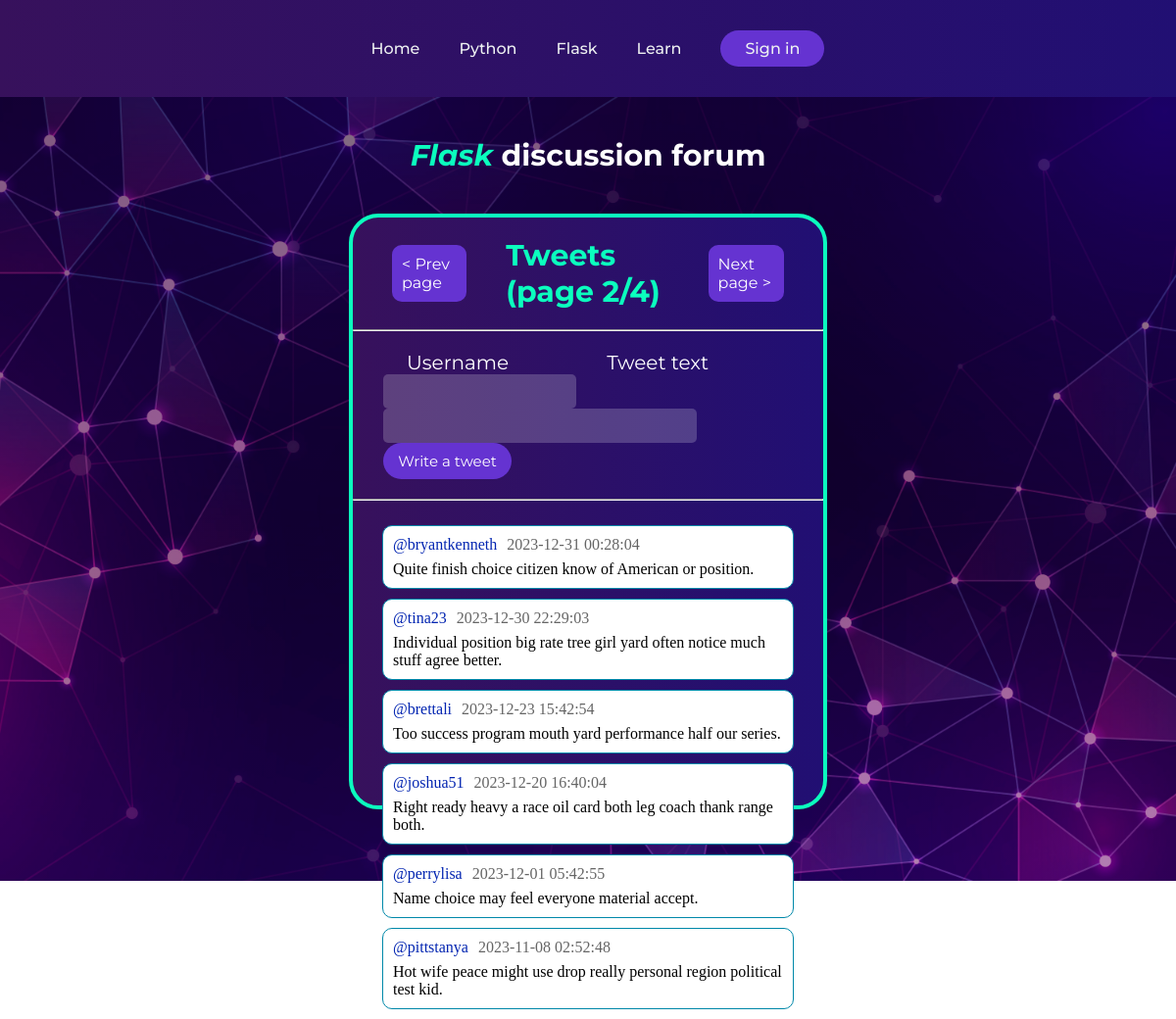
Screenshot of /flask?page=2 with the database file from the repository.
### website_app/models.py (models this page shows)
class FlTweet(db.Model):
    __tablename__ = 'fl_tweets'
    id = db.Column(db.Integer, primary_key=True)
    tweet_text = db.Column(db.String(200), nullable=False)
    date = db.Column(db.DateTime, default=func.now())
    username = db.Column(db.String(100), nullable=False)

### website_app/views.py (the view)
@views.route("/flask")
def flask_index():
    page = request.args.get('page', default=1, type=int)
    offset = (page - 1) * ITEMS_PER_PAGE
    tweets = FlTweet.query.order_by(FlTweet.date.desc()).offset(offset).limit(ITEMS_PER_PAGE).all()
    total_pages_amount = 1 if FlTweet.query.count() == 0 else math.ceil(FlTweet.query.count() / 6)
    return render_template("flask.html", tweets=tweets, pg=page, total_pg=total_pages_amount)

### website_app/__init__.py (called while the page is built)
def create_app():
    app = Flask(__name__, template_folder="templates")
    app.register_blueprint(views, url_prefix='/')
    app.config['SECRET_KEY'] = SECRET_KEY
    app.config['SQLALCHEMY_DATABASE_URI'] = f'sqlite:///{DB_NAME}'
    db.init_app(app)
    create_database(app)
    @app.template_filter('ceil')
    def ceil_filter(value):
        return math.ceil(value)
    @app.template_filter('length')
    def length_filter(arr: list):
        return len(arr)
    return app

### website_app/templates/flask.html (shortened to what this page needs)
{% extends "base.html" %}
{% block style %} <link rel="stylesheet" href="{{ url_for('static', filename='css/style_flask.css') }}"> {% endblock %}
{% block content %}
<header>
    <nav class="navbar">
        <ul>
            <a href="{{ url_for('views.index') }}"><li>Home</li></a>
            <a href="{{ url_for('views.python_index') }}"><li>Python</li></a>
            <a href="{{ url_for('views.flask_index') }}"><li>Flask</li></a>
            <a href="{{ url_for('views.learn_index') }}"><li>Learn</li></a>
        </ul>
        <a href="{{ url_for('views.signin') }}">
            <button>Sign in</button>
        </a>
    </nav>
</header>
<section class="main">
    <h1><span style="color:rgb(11, 255, 190); font-style:italic">Flask</span> discussion forum</h1>
    <div class = "tweetboard">
        <div class="tweets-title">
            <a href="{% if pg == 1 %}{{ url_for('views.flask_index', page=total_pg) }}{% else %}{{ url_for('views.flask_index', page=pg-1) }}{% endif %}">< Prev page</a>
            <h2>Tweets (page {{ pg }}/{{ total_pg }})</h2>
            <a href="{% if pg == total_pg %}{{ url_for('views.flask_index', page=1) }}{% else %}{{ url_for('views.flask_index', page=pg+1) }}{% endif %}">Next page ></a>
        </div>
        <hr>
        <div class="write-tweet-title">
            <p>Username</p>
            <p>Tweet text</p>
        </div>
        <form class="write-tweet" action="{{ url_for('views.flask_write_tweet', page_num=pg) }}" method="post">
            <input class="username-input" type="text" name="username" maxlength="40">
            <input class="tweet-input" type="text" name="tweet" maxlength="80">
            <button type="submit">Write a tweet</button>
        </form>
        <hr>
        <div class = "tweets">
            {% for i in range(tweets | length) %}
            <div class = "tweet">
                <div class="tweet-info">
                <p class="username">@{{ tweets[i]['username'] }}</p>
                <p class="date">{{ tweets[i]['date'] }}</p>
                </div>
                <p class="tweet-text">{{ tweets[i]['tweet_text'] }}</p>
            </div>
            {% endfor %}
        </div>
    </div>
</section>
{% endblock %}

### website_app/static/css/style_flask.css (style rules this page uses)
* { margin: 0; padding: 0; }
.navbar li, .navbar a, .navbar button { font-family: "Montserrat", sans-serif; font-weight: 500; font-size: 16px; color: #edf0f1; text-decoration: none; }
.navbar { display: flex; justify-content: center; align-items: center; padding: 20px; gap:20px; background: linear-gradient(to right, rgb(55, 17, 92), rgb(33, 15, 115)); }
.navbar ul { list-style: none; display: flex; }
.navbar li { padding: 20px 20px; border-radius: 10px; }
.navbar li:hover, .navbar button, .tweets-title a, .write-tweet button { background-color:rgb(101, 51, 209); }
.navbar button { padding: 9px 25px; border-radius: 30px; border: none; cursor: pointer; transition: all 0.3s ease 0s; }
.main { width:100%; height:100vh; }
.main h1 { padding: 41px 0px; text-align: center; color:white; font-family: "Montserrat", sans-serif; font-size:30px; }
.tweetboard { width:40%; height:75vh; margin:auto; background: linear-gradient(to right, rgb(55, 17, 92), rgb(33, 15, 115)); border-radius: 30px; display: flex; flex-direction: column; border:rgb(11, 255, 190) solid 4px; }
.tweets-title { display:flex; justify-content:space-between; align-items:center; }
.tweets-title h2 { padding:20px 0px; color:rgb(11, 255, 190); font-family: "Montserrat", sans-serif; font-size:30px; }
.tweets-title a { text-decoration:none; color:white; font-family: "Montserrat", sans-serif; margin:0px 40px; padding: 10px; border-radius:10px; transition: all 0.3s ease 0s; }
.tweets { margin:15px 30px; }
.tweet { background-color:rgb(255, 255, 255); border:solid 1px; border-radius: 10px; border-color:rgba(0, 136, 169, 1); margin:10px 0px; padding: 10px 0px; }
.tweet-info { display:flex; margin-bottom:7px; }
.tweet p { margin-left:10px; }
.date { color: rgb(101, 101, 101); }
.username { color:rgb(3, 37, 177); }
.write-tweet-title { display:flex; color:white; margin-left:55px; gap:100px; font-size:20px; margin-top:20px; font-family: "Montserrat", sans-serif; }
.write-tweet { margin-left:6.5%; margin-bottom:20px; }
.write-tweet button { padding:9px 15px; border:none; color:white; font-family: "Montserrat", sans-serif; border-radius:20px; font-size:15px; cursor: pointer; transition: all 0.3s ease 0s; }
.write-tweet input { padding: 10px; margin-right:10px; border-radius: 5px; border: none; background-color: rgba(255, 255, 255, 0.2); color:white; }
.tweet-input { width:300px; }

### rows the page displays
FlTweet: username "bryantkenneth", date "2023-12-31 00:28:04", tweet_text "Quite finish choice citizen know of American or position."
FlTweet: username "tina23", date "2023-12-30 22:29:03", tweet_text "Individual position big rate tree girl yard often notice much stuff agree better."
FlTweet: username "brettali", date "2023-12-23 15:42:54", tweet_text "Too success program mouth yard performance half our series."
FlTweet: username "joshua51", date "2023-12-20 16:40:04", tweet_text "Right ready heavy a race oil card both leg coach thank range both."
FlTweet: username "perrylisa", date "2023-12-01 05:42:55", tweet_text "Name choice may feel everyone material accept."
FlTweet: username "pittstanya", date "2023-11-08 02:52:48", tweet_text "Hot wife peace might use drop really personal region political test kid."

### other values shown
{{ pg }} "2"
{{ total_pg }} "4"
